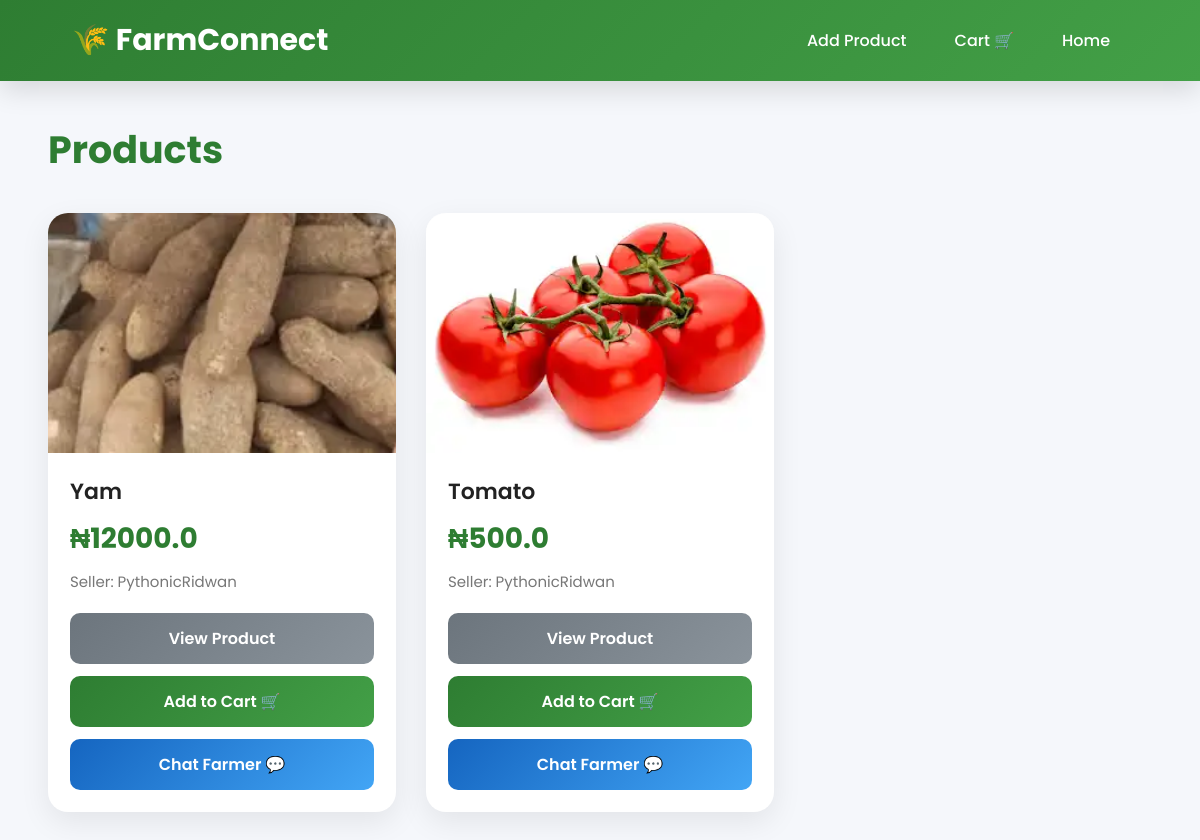
Before: /products/ with the older database file.
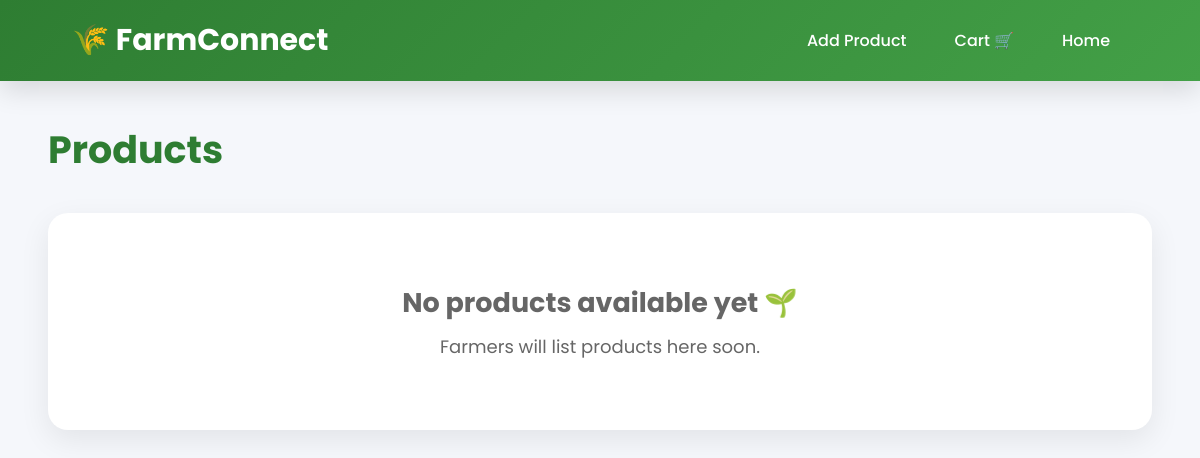
After: the same page with the newer database file.
### core/models.py (models this page shows, shortened)
class Product(models.Model):
    farmer = models.ForeignKey(User, on_delete=models.CASCADE)
    name = models.CharField(max_length=200)
    description = models.TextField()
    price = models.FloatField()
    quantity = models.DecimalField(
        max_digits=10,
        decimal_places=2
    )
    unit = models.CharField(
        max_length=20,
        choices=[
            ('kg', 'Kg'),
            ('bag', 'Bag'),
            ('basket', 'Basket'),
            ('crate', 'Crate'),
            ('piece', 'Piece'),
            ('dozen', 'Dozen'),
            ('litre', 'Litre'),
            ('ton', 'Ton'),
        ],
        default='kg',
    )
    is_sold = models.BooleanField(default=False)
    image = models.ImageField(upload_to='products/')
    created_at = models.DateTimeField(auto_now_add=True)

### core/views.py (the view)
def products(request):
    query = request.GET.get("q")
    products = Product.objects.all()
    if query:
        products = products.filter(
            Q(name__icontains=query) |
            Q(description__icontains=query)
        )
    return render(request, "products.html", {
        "products": products
    })

### templates/products.html (shortened to what this page needs)
<!DOCTYPE html>
<html lang="en">
<head>
</head>
<body>
<div class="navbar">
    <h2>🌾 FarmConnect</h2>
    <div class="nav-links">
        <a href="/add-product/">Add Product</a>
        <a href="/cart/">Cart 🛒</a>
        <a href="/">Home</a>
    </div>
</div>
<div class="container">
    <h1 class="page-title">Products</h1>
    {% if products %}
    <div class="grid">
        {% for p in products %}
        <div class="card">
            <div class="image-box">
                <img src="{{ p.image.url }}" alt="{{ p.name }}">
            </div>
            <div class="content">
                <h3>{{ p.name }}</h3>
                <p class="price">₦{{ p.price }}</p>
                <p class="farmer">
                    Seller: {{ p.farmer.username }}
                </p>
                <div class="btn-group">
                    <a href="/product/{{ p.id }}/" class="btn view-btn">
                        View Product
                    </a>
                    <a href="/add-to-cart/{{ p.id }}/" class="btn cart-btn">
                        Add to Cart 🛒
                    </a>
                    <a href="/chat/start/{{ p.farmer.id }}/" class="btn chat-btn">
                        Chat Farmer 💬
                    </a>
                </div>
            </div>
        </div>
        {% endfor %}
    </div>
    {% else %}
    <div class="empty">
        <h2>No products available yet 🌱</h2>
        <p style="margin-top:10px; color:#666;">
            Farmers will list products here soon.
        </p>
    </div>
    {% endif %}
</div>
</body>
</html>

### templates/products.html (style rules this page uses)
* { margin:0; padding:0; box-sizing:border-box; }
body { font-family:'Poppins',sans-serif; background:#f5f7fb; color:#333; min-height:100vh; }
.navbar { background:linear-gradient(135deg,#2e7d32,#43a047); display:flex; justify-content:space-between; align-items:center; padding:18px 6%; position:sticky; top:0; z-index:1000; box-shadow:0 10px 25px rgba(0,0,0,.12); }
.navbar h2 { color:#fff; font-size:30px; font-weight:700; }
.nav-links { display:flex; gap:12px; flex-wrap:wrap; }
.nav-links a { text-decoration:none; color:#fff; padding:10px 18px; border-radius:8px; font-weight:500; transition:.3s; }
.container { width:min(1400px,92%); margin:40px auto; }
.page-title { font-size:38px; font-weight:700; color:#2e7d32; margin-bottom:35px; }
.empty { background:#fff; padding:70px 25px; text-align:center; border-radius:20px; font-size:18px; color:#666; box-shadow:0 10px 30px rgba(0,0,0,.08); }

Changed rows visible on the page:
removed Product: image (picture), name "Yam", price "12000.0", farmer.username "PythonicRidwan"
removed Product: image (picture), name "Tomato", price "500.0", farmer.username "PythonicRidwan"
Other visible differences:
text now shown: "No products available yet 🌱 Farmers will list products here soon."
